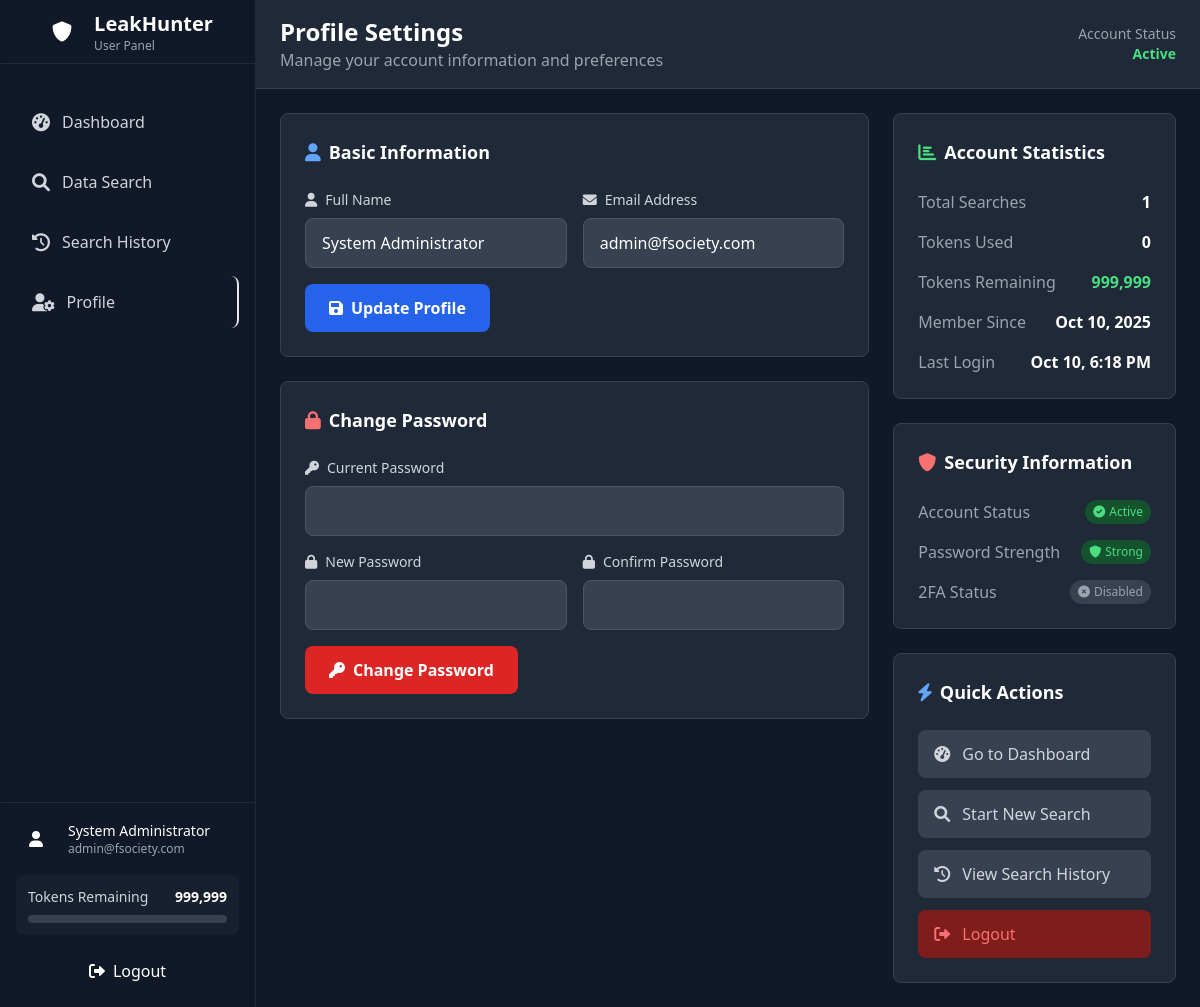
Screenshot of /user/profile.php (signed in) with the database file from the repository.
### tables this page shows
CREATE TABLE `users` (
  `id` int(11) NOT NULL,
  `email` varchar(255) NOT NULL,
  `password` varchar(255) NOT NULL,
  `full_name` varchar(255) NOT NULL,
  `api_token` varchar(500) DEFAULT NULL,
  `tokens_remaining` int(11) DEFAULT 9,
  `device_id` varchar(64) DEFAULT NULL,
  `role` enum('user','admin') DEFAULT 'user',
  `is_banned` tinyint(1) DEFAULT 0,
  `registration_date` timestamp NULL DEFAULT current_timestamp(),
  `created_at` timestamp NULL DEFAULT current_timestamp(),
  `updated_at` timestamp NULL DEFAULT current_timestamp() ON UPDATE current_timestamp(),
  `last_login` timestamp NULL DEFAULT NULL,
  `is_active` tinyint(1) DEFAULT 1
);

### user/profile.php (the view, shortened to what the rows shown need)
<?php
require_once '../includes/config.php';
$user = getUserInfo();
try {
    $accountCreated = $user['created_at'];
} catch (Exception $e) {
    error_log("Profile stats error: " . $e->getMessage());
    $totalSearches = $totalTokensUsed = 0;
    $accountCreated = $user['created_at'];
}
?>
<!DOCTYPE html>
<html lang="en">
<head>
    <script src="https://cdn.tailwindcss.com"></script>
    <link href="https://cdnjs.cloudflare.com/ajax/libs/font-awesome/6.0.0/css/all.min.css" rel="stylesheet">
</head>
<body class="bg-gray-900 min-h-screen text-white">
    <?php include 'sidebar.php'; ?>
    <div class="lg:ml-64 min-h-screen">
        <header class="bg-gray-800 border-b border-gray-700 px-6 py-4">
            <div class="flex items-center justify-between">
                <div>
                    <h1 class="text-2xl font-bold text-white">Profile Settings</h1>
                </div>
            </div>
        </header>
        <main class="p-6">
            <div class="grid grid-cols-1 lg:grid-cols-3 gap-6">
                <div class="lg:col-span-2 space-y-6">
                    <div class="bg-gray-800 rounded-lg p-6 border border-gray-700">
                        <form method="POST" class="space-y-4">
                            <div class="grid grid-cols-1 md:grid-cols-2 gap-4">
                                <div>
                                    <label for="full_name" class="block text-sm font-medium text-gray-300 mb-2">
                                        <i class="fas fa-user mr-2"></i>Full Name
                                    </label>
                                    <input type="text" id="full_name" name="full_name" required
                                           class="w-full px-4 py-3 bg-gray-700 border border-gray-600 rounded-lg text-white placeholder-gray-400 focus:outline-none focus:ring-2 focus:ring-blue-500 focus:border-transparent transition-all"
                                           value="<?php echo htmlspecialchars($user['full_name']); ?>">
                                </div>
                                <div>
                                    <label for="email" class="block text-sm font-medium text-gray-300 mb-2">
                                        <i class="fas fa-envelope mr-2"></i>Email Address
                                    </label>
                                    <input type="email" id="email" name="email" required
                                           class="w-full px-4 py-3 bg-gray-700 border border-gray-600 rounded-lg text-white placeholder-gray-400 focus:outline-none focus:ring-2 focus:ring-blue-500 focus:border-transparent transition-all"
                                           value="<?php echo htmlspecialchars($user['email']); ?>">
                                </div>
                            </div>
                        </form>
                    </div>
                </div>
                <div class="space-y-6">
                    <div class="bg-gray-800 rounded-lg p-6 border border-gray-700">
                        <div class="space-y-4">
                            <div class="flex items-center justify-between">
                                <span class="text-gray-400">Tokens Remaining</span>
                                <span class="text-green-400 font-semibold"><?php echo number_format($user['tokens_remaining']); ?></span>
                            </div>
                            <div class="flex items-center justify-between">
                                <span class="text-gray-400">Member Since</span>
                                <span class="text-white font-semibold"><?php echo date('M j, Y', strtotime($accountCreated)); ?></span>
                            </div>
                            <div class="flex items-center justify-between">
                                <span class="text-gray-400">Last Login</span>
                                <span class="text-white font-semibold">
                                    <?php echo $user['last_login'] ? date('M j, g:i A', strtotime($user['last_login'])) : 'Never'; ?>
                                </span>
                            </div>
                        </div>
                    </div>
                </div>
            </div>
        </main>
    </div>
</body>
</html>

### user/sidebar.php (shortened to what the rows shown need)
<?php
$user = getUserInfo();
?>
<div id="sidebar" class="fixed inset-y-0 left-0 z-40 w-64 bg-cyber-gray/95 backdrop-blur-sm border-r border-gray-800 transform -translate-x-full lg:translate-x-0 transition-transform duration-300 ease-in-out">
    <div class="flex items-center justify-center h-16 px-4 border-b border-gray-800">
        <div class="flex items-center space-x-3">
            <div>
                <h1 class="text-xl font-bold text-white">LeakHunter</h1>
            </div>
        </div>
    </div>
    <div class="absolute bottom-0 left-0 right-0 p-4 border-t border-gray-800">
        <div class="flex items-center space-x-3 mb-4">
            <div class="flex-1 min-w-0">
                <p class="text-sm font-medium text-white truncate"><?php echo htmlspecialchars($user['full_name']); ?></p>
                <p class="text-xs text-gray-400 truncate"><?php echo htmlspecialchars($user['email']); ?></p>
            </div>
        </div>
        <div class="bg-gray-800/50 rounded-lg p-3 mb-4">
            <div class="flex items-center justify-between">
                <span class="text-sm text-gray-300">Tokens Remaining</span>
                <span class="text-sm font-bold text-cyber-green"><?php echo number_format($user['tokens_remaining']); ?></span>
            </div>
        </div>
    </div>
</div>

### rows the page displays
users: full_name "System Administrator", email "admin@fsociety.com", tokens_remaining "999,999", created_at "Oct 10, 2025", last_login "Oct 10, 6:18 PM"

### other values shown
$totalSearches "1"
$totalTokensUsed "0"
